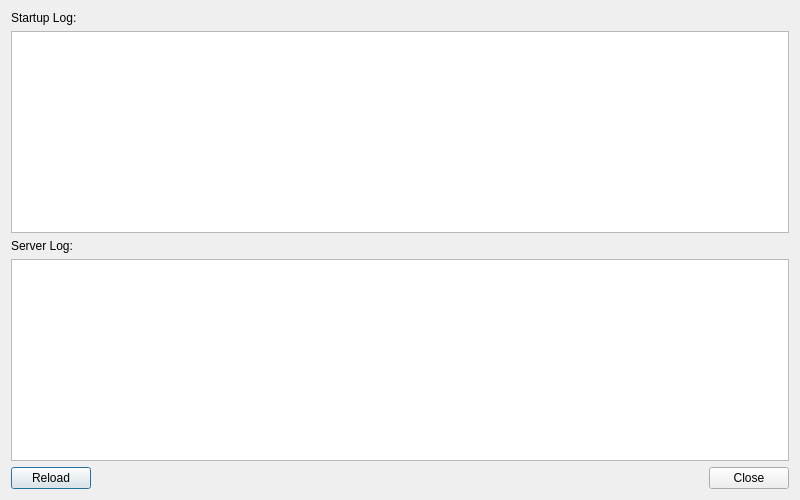
<?xml version="1.0" encoding="UTF-8"?>
<ui version="4.0">
 <class>LogWindow</class>
 <widget class="QDialog" name="LogWindow">
  <property name="geometry">
   <rect>
    <x>0</x>
    <y>0</y>
    <width>800</width>
    <height>500</height>
   </rect>
  </property>
  <property name="windowTitle">
   <string>Dialog</string>
  </property>
  <layout class="QVBoxLayout" name="verticalLayout">
   <item>
    <widget class="QLabel" name="lblStartupLog">
     <property name="text">
      <string>Startup Log:</string>
     </property>
    </widget>
   </item>
   <item>
    <widget class="QPlainTextEdit" name="textStartupLog">
     <property name="font">
      <font>
       <family>Courier</family>
      </font>
     </property>
     <property name="readOnly">
      <bool>true</bool>
     </property>
     <property name="plainText">
      <string notr="true"/>
     </property>
     <property name="centerOnScroll">
      <bool>false</bool>
     </property>
    </widget>
   </item>
   <item>
    <widget class="QLabel" name="lblServerLog">
     <property name="text">
      <string>Server Log:</string>
     </property>
    </widget>
   </item>
   <item>
    <widget class="QPlainTextEdit" name="textServerLog">
     <property name="font">
      <font>
       <family>Courier</family>
      </font>
     </property>
     <property name="readOnly">
      <bool>true</bool>
     </property>
     <property name="plainText">
      <string notr="true"/>
     </property>
     <property name="centerOnScroll">
      <bool>false</bool>
     </property>
    </widget>
   </item>
   <item>
    <layout class="QHBoxLayout" name="horizontalLayout">
     <item>
      <widget class="QPushButton" name="btnReload">
       <property name="text">
        <string>Reload</string>
       </property>
      </widget>
     </item>
     <item>
      <widget class="QLabel" name="lblStatus">
       <property name="sizePolicy">
        <sizepolicy hsizetype="Expanding" vsizetype="Preferred">
         <horstretch>0</horstretch>
         <verstretch>0</verstretch>
        </sizepolicy>
       </property>
       <property name="text">
        <string/>
       </property>
      </widget>
     </item>
     <item>
      <widget class="QPushButton" name="btnClose">
       <property name="text">
        <string>Close</string>
       </property>
      </widget>
     </item>
    </layout>
   </item>
  </layout>
 </widget>
 <resources/>
 <connections>
  <connection>
   <sender>btnReload</sender>
   <signal>clicked()</signal>
   <receiver>LogWindow</receiver>
   <slot>reload()</slot>
   <hints>
    <hint type="sourcelabel">
     <x>53</x>
     <y>471</y>
    </hint>
    <hint type="destinationlabel">
     <x>399</x>
     <y>249</y>
    </hint>
   </hints>
  </connection>
  <connection>
   <sender>btnClose</sender>
   <signal>clicked()</signal>
   <receiver>LogWindow</receiver>
   <slot>close()</slot>
   <hints>
    <hint type="sourcelabel">
     <x>731</x>
     <y>471</y>
    </hint>
    <hint type="destinationlabel">
     <x>399</x>
     <y>249</y>
    </hint>
   </hints>
  </connection>
 </connections>
 <slots>
  <slot>reload()</slot>
 </slots>
</ui>
